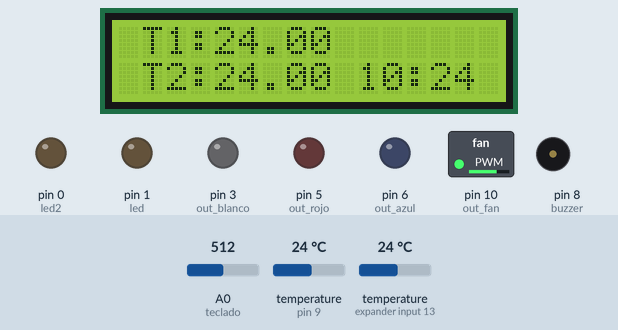
This sketch was run on a simulated Arduino Uno, built with avr-gcc and run on an emulated ATmega328P. Parts: 16×2 character LCD, switched loads named in the sketch (green lamp = pin HIGH), output pins drawn as LEDs (lit = HIGH), buzzer (waves = sounding, pin HIGH). Dashed ring = blinking. The test bench sets the inputs (shaded band); at power-on: A0 (teclado) = 512, temperature (sensors on expander input 13, pin 9) 24 °C. The local clock reads 2024-03-15 10:24:30 at power-on unless the sketch sets it; EEPROM starts erased.

Above: at 6.5 s.
6.6 s: A0 (teclado) set to 306
At 7.5 s:
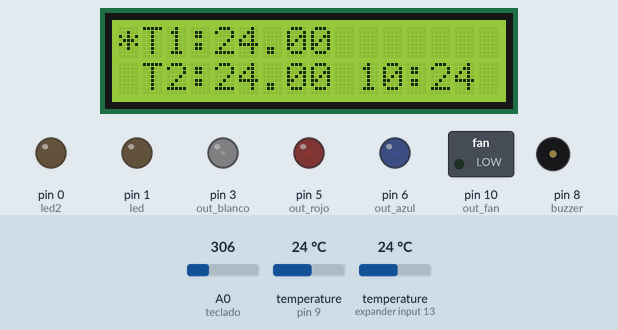
9.2 s: A0 (teclado) set to 716
At 10.2 s:
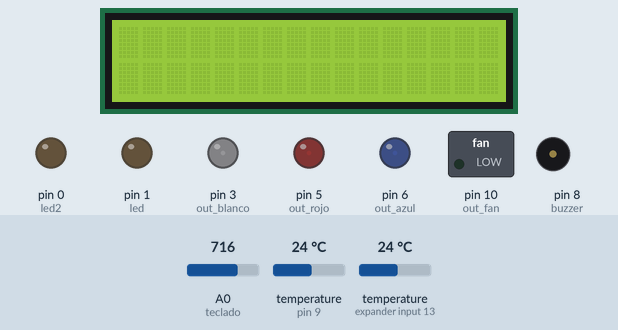
12.5 s: A0 (teclado) set to 409
14.6 s: A0 (teclado) set to 383
At 16.5 s:
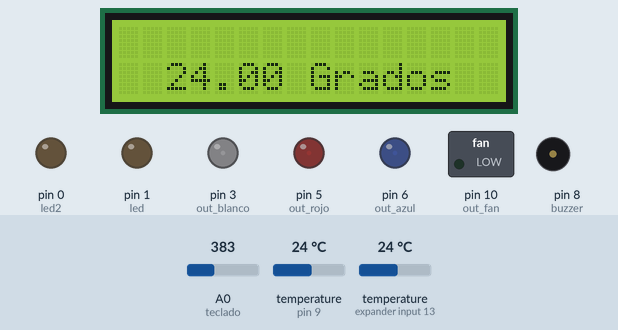
17.9 s: temperature (sensor on expander input 13) set to 23.4 °C
At 18.8 s:
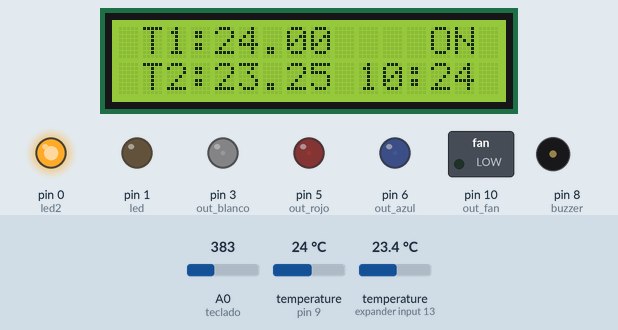
20.0 s: A0 (teclado) set to 511
At 20.79 s:
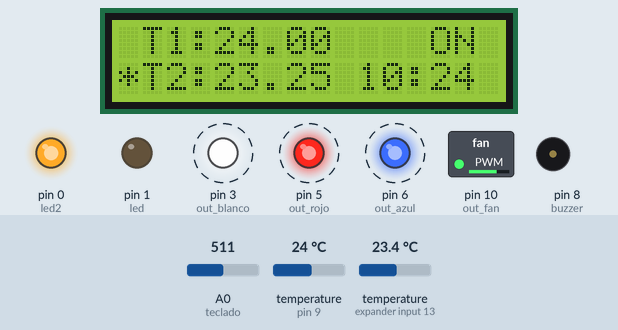
Timing chart, 0 to 23.0 s (numbered marks = the images above; inputs shaded):
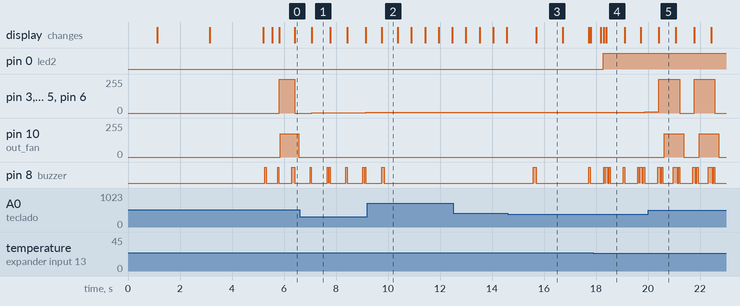

Measured:
- the behaviour switches between 400 and 399 on A0 (teclado) (found by bisection; images 2 and 3)
- the behaviour switches between 24 and 23.9 °C on temperature (sensor on expander input 13) (found by bisection; images 3 and 4)
- after the input at 6.6 s, pin 10 (out_fan): stops changing and stays 0/255; the display: changes after 0.47 s (image 1)
- after the input at 9.2 s, pin 3 (out_blanco), pin 5 (out_rojo), pin 6 (out_azul): stays 4/255 (without the input it goes to 5/255 after 0.61 s); the display: changes after 0.55 s (image 2)
- after the input at 14.6 s, pin 3 (out_blanco), pin 5 (out_rojo), pin 6 (out_azul): 4/255 → 5/255 after 3.2 s; pin 8 (buzzer): alternates HIGH for 0.08 s and LOW for 2.0 s, starting after 0.99 s; the display: changes after 1.1 s (image 3)
- after the input at 17.9 s, pin 0 (led2): LOW → HIGH after 0.39 s
- after the input at 20.0 s, pin 10 (out_fan): alternates 175/255 for 0.75 s and 0/255 for 0.60 s, starting after 0.62 s; the display: changes after 0.42 s (image 5)

The sketch:

dimeo.ino
```cpp
#include <Wire.h>
#include "RTClib.h"
RTC_DS3231 rtc;
#include <LCD.h>
#include <LiquidCrystal_I2C.h>
#include <OneWire.h> //biblioteca protocolo OneWire
#include <DallasTemperature.h> //Biblioteca sensor
#include<EEPROM.h>

LiquidCrystal_I2C lcd( 0x3F, 2, 1, 0, 4, 5, 6, 7, 3, POSITIVE ); //0x3F direccion I2C display, resto pines de funcinamiento del display(no variarlo) no tiene que ver con arduino, POSITIVE back light

// Pin donde se conecta el bus 1-Wire
const int pinDatosDQ = 9;//PIN DONDE SE CONECTAN LOS SENSORES

// Instancia a las clases OneWire y DallasTemperature
OneWire oneWireObjeto(pinDatosDQ);
DallasTemperature sensorDS18B20(&oneWireObjeto);

// Variables con las direcciones únicas de los 2 sensores DS18B20
DeviceAddress sensor1 = {0x28, 0xFF, 0x3E, 0xC7, 0x31, 0x17, 0x03, 0xC4}; //NUMERO DE SERIE 28FF3EC7311703C4
DeviceAddress sensor2 = {0x28, 0xFF, 0x23, 0x0A, 0x54, 0x17, 0x04, 0xE3};

const int out_blanco=3;  //Nombra out_blanco para pin 3
const int out_azul=6;
const int out_rojo=5;
const int out_fan=10; // Salida motor ventilador
int ciclo_blanco=0; // ciclo de trabajo WFM salida led
int ciclo_azul=0;
int ciclo_rojo=0;
int ciclo_fan=0;
long pulso=0;
int teclado = A0; // Pin A0 entrada teclado pulsadores
int key=0;
int MinActual=0;
float termo=0; // Variable con el valor real de temperatura
float termo2=0; // Variable con el valor real de temperatura
int buzzer=8; //Buzzer alarma
int temp_memo; // Variable para guardar el valor de temperatura objetivo en canal 1
int temp_memo2; // Variable para guardar el valor de temperatura objetivo en canal 2
int flag=0; //Bandera para desactivar buzzer  buzzer=LOW
int flag_led=0; //Bandera para activar luces de mantenimiento. 0 apagadas, 1 encendidas
int flag_display=0; //Bandera para mostrar dos capas de display
float temp; // Variable de conmutación del relé (LED Rojo)
float temp2; // Variable de conmutación del relé (LED Rojo)
int led=1; // LED de salida pin 1
int led2=0; // Led de salida2 en pin 0
int key_valor=0; //Variable para asignar un valor a cada tecla


//int a=0;
/////////////////////////////////////////////////////////////////////////////////////////////////////////

// Subprograma de alarma
void alarma()// Suena alarma
  {
    digitalWrite(buzzer,HIGH);
    delay(50);
    digitalWrite(buzzer,LOW);
    delay(50);
    digitalWrite(buzzer,HIGH);
    delay(50);
    digitalWrite(buzzer,LOW);
  }// Fin Subprograma de alarma

/////////////////////////////////////////////////////////////////////////////////////////////////////////
// Subprograma de temperatura
void temperatura()// Control de seleccion de temperatura del canal 1. Ajuste de umbral
  {
    lcd.clear();
    key_valor=0;
    digitalWrite(buzzer,HIGH);
    delay(100);
    digitalWrite(buzzer,LOW);
    delay(500);

    while(key_valor != 5) // Umbral de conmutación del relé (LED Rojo)

  {
    key=analogRead(teclado); //////////////////////////////////////////////////////////LEO LOS SWITCH DEL TECLADO
    if ((key>900) && (key<1024))key_valor=1;  /////////////////// UP
    if ((key>200) && (key<400)) key_valor=5; /////////////////////CENTER
    if (key<199)  key_valor=0; ///////////////////////////////////NO PUSH


    if (key_valor == 1)
      {
        temp = temp + 1; // Incrementos de  grados
      }

    if ((temp < 24) or (temp > 31))
      {
        temp = 24;
      }

    lcd.setCursor(2,0);
    lcd.print("AJUSTE TEMP1");
    lcd.setCursor(2,1);
    lcd.print("TEMP1:");
    lcd.print(temp);
    lcd.blink();
    delay(500);
  }

  digitalWrite(buzzer,HIGH);
  delay(100);
  digitalWrite(buzzer,LOW);
  lcd.clear();
  lcd.setCursor(2,1);
  lcd.noBlink();
  lcd.print(temp);
  lcd.print(" Grados");
  delay(1000);
  lcd.setCursor(0,1);
  lcd.print("TEMP MEMORIZADA");
  temp_memo=temp*100;
  EEPROM.put(0,temp_memo);
  delay(1000);
  lcd.clear();

} // Fin Subprograma de temperatura


// Subprograma de temperatura2
void temperatura2()// Control de seleccion de temperatura del canal 1. Ajuste de umbral
  {
    lcd.clear();
    key_valor=0;
    digitalWrite(buzzer,HIGH);
    delay(100);
    digitalWrite(buzzer,LOW);
    delay(500);

    while(key_valor != 5) // Umbral de conmutación del relé (LED Rojo)

  {
    key=analogRead(teclado); //////////////////////////////////////////////////////////LEO LOS SWITCH DEL TECLADO

    if ((key>700) && (key<900)) key_valor=2;  //lcd.print(key_valor);// DOWN
    if ((key>200) && (key<400)) key_valor=5;  //lcd.print(key_valor);//CENTER
    if (key<199)  key_valor=0;  //lcd.print(key_valor);//NO PUSH

    if (key_valor == 2)

      {
        temp2 = temp2 + 1; // Incrementos de  grados
      }

    if ((temp2 < 24) or (temp2 > 31))
      {
        temp2 = 24;
      }

    lcd.setCursor(2,0);
    lcd.print("AJUSTE TEMP2");
    lcd.setCursor(2,1);
    lcd.print("TEMP2:");
    lcd.print(temp2);
    lcd.blink();
    delay(500);
  }

  digitalWrite(buzzer,HIGH);
  delay(100);
  digitalWrite(buzzer,LOW);
  lcd.clear();
  lcd.setCursor(2,1);
  lcd.noBlink();
  lcd.print(temp2);
  lcd.print(" Grados");
  delay(1000);
  lcd.setCursor(0,1);
  lcd.print("TEMP MEMORIZADA");
  temp_memo2=temp2*100;
  EEPROM.put(10,temp_memo2);
  delay(1000);
  lcd.clear();

} // Fin Subprograma de temperatura2

// Subprograma activacion luces de mantenimiento
void mantenimiento()
 {
  flag_led=flag_led+1;
  digitalWrite(buzzer,HIGH);
  delay(50);
  digitalWrite(buzzer,LOW);
  lcd.setCursor(0,1);
  lcd.print("*"); //Indica que la alarma está silenciada.
  if (flag_led > 1)
   {
    flag_led=0;
    digitalWrite(buzzer,HIGH);
    delay(50);
    digitalWrite(buzzer,LOW);
    lcd.setCursor(0,1);
    lcd.print(" "); //Borro el indicador de alarma desactivada
   }
 if (flag_led==1)
  {
    ciclo_rojo = 254;
    analogWrite(out_rojo,ciclo_rojo);
    ciclo_blanco = 254;
    analogWrite(out_blanco,ciclo_blanco);
    ciclo_azul = 254;
    analogWrite(out_azul,ciclo_azul);
  }
else
{
  ciclo_rojo = 0;
  ciclo_blanco = 0;
  ciclo_azul = 0;
}
 }
// Fin Subprograma activacion luces de mantenimiento


void setup()
   {

  sensorDS18B20.begin(); // Iniciamos el bus 1-Wire
  sensorDS18B20.setResolution(sensor1, 10); // ajustamos la resolución del sensor a 10 bits. Puede ser 9, 10, 11 o 12   (0,5 ° C, 0,25 ° C, 0.125 ° C y 0,0625)
  sensorDS18B20.setResolution(sensor2, 10); // ajustamos la resolución del sensor a 10 bits. Puede ser 9, 10, 11 o 12   (Por defecto la resolucion es 12 bits. Se guarda en la eeprom del sensor)

  lcd.begin(16, 2);
  lcd.setCursor(2, 0);
  lcd.print("TERMOSTATO");
  lcd.setCursor(2, 1);
  lcd.print("ACUARIO Ver1");
  delay(1000);
  lcd.clear();

  lcd.setCursor(3, 0);
  lcd.print(sensorDS18B20.getDeviceCount()); //INTERROGO CUANTOS SENSORES HAY CONECTADOS Y LOS MUESTRO EN DISPLAY
  lcd.print(" SENSORES");
  lcd.setCursor(3, 1);
  lcd.print("ENCONTRADOS");
  delay(2000);
  lcd.clear();

  if (sensorDS18B20.getDeviceCount() == 2)

    {
     lcd.setCursor(4, 0);
    lcd.print("SENSORES");
     lcd.setCursor(7, 1);
     lcd.print("OK");
     delay(2000);
     lcd.clear();
    }

  else

    {
     lcd.setCursor(5, 0);
     lcd.print("ERROR");
     lcd.setCursor(4, 1);
     lcd.print("SENSORES");
     delay(2000);
     lcd.clear();
   }


    //Serial.begin(9600);
    //delay(3000); // wait for console opening

    if (! rtc.begin()) //No se porque, pero es necesario para pasar la hora a Arduino por el puerto serie
  {
    //Serial.println("Couldn't find RTC");
    while (1);
  }

    //USAR UNO DE ESTOS DOS COMANDOS PARA PONER EN HORA EL RTC. LUEGO COMPILAR DE NUEVO ANULANDO LA LINEA
    //rtc.adjust(DateTime(F(__DATE__), F(__TIME__))); //Ajusta la hora a la del PC en el momento de compilar
    //rtc.adjust(DateTime(2014, 1, 21, 9, 0, 55)); // Ajusta la hora a la indicada (año, mes, dia, hora, minuto, segundo)


    //Serial.begin(9600);
    Wire.begin();
    lcd.begin (16,2);    // Inicializar el display con 16 caraceres 2 lineas

/////////////////////////////////////////////////////////////ASIGNO VALORES A LOS PULSOS PWM POR SI HAY CORTE DE LUZ

DateTime now = rtc.now();
MinActual = now.hour()*60+now.minute();
//if ((MinActual >= 480) & (MinActual <= 659))////////////////////////////// Entre las 8:00 y 10:59
 // {
 //   ciclo_blanco=0;
//    ciclo_azul=0;
//    ciclo_rojo=0;
// }

if ((MinActual >= 660) & (MinActual <= 1439))////////////////////////////// Entre las 11:00 y 17:59
 {
   ciclo_blanco=250;
   ciclo_azul=220;
   ciclo_rojo=220;
 }
if ((MinActual >= 0) & (MinActual <= 479))////////////////////////////// Entre las 00:00 y 07:59
 {
   ciclo_blanco=0;
   ciclo_azul=25;
   ciclo_rojo=0;
 }


  digitalWrite(buzzer,HIGH);
  delay(50);
  digitalWrite(buzzer,LOW);

 EEPROM.get(0,temp_memo);//Leo el valor de la eeprom temperatura objetivo ajustada para canal 1
  temp=temp_memo/100;

 EEPROM.get(10,temp_memo2);//Leo el valor de la eeprom temperatura objetivo ajustada para canal 2
  temp2=temp_memo2/100;

  pinMode(led,OUTPUT);
  pinMode(led2,OUTPUT);
  digitalWrite(led,LOW);
  digitalWrite(led2,LOW);
  pinMode(buzzer,OUTPUT);
   digitalWrite(buzzer,HIGH);
  delay(50);
  digitalWrite(buzzer,LOW);

  pinMode (out_blanco, OUTPUT);  // configura out_blanco "pin3" como salida
  analogWrite(out_blanco,LOW);
  pinMode (out_azul, OUTPUT);  // configura out_azul "pin9" como salida
  analogWrite(out_azul,LOW);
  pinMode (out_rojo, OUTPUT);  // configura out_rojo "pin5" como salida
  analogWrite(out_rojo,LOW);
}
void loop()
{
  ///////////////////////////////////////////////////////CONTROL VELOCIDAD VENTILADOR
  ciclo_fan=ciclo_rojo;
  if (ciclo_rojo < 75) ciclo_fan=0;
  if (ciclo_rojo > 175) ciclo_fan=175;
  analogWrite(out_fan,ciclo_fan);

  if (ciclo_rojo < 0) ciclo_rojo=250;/////////////////////////////Cuando vuelvo de luz mantenimento, impido que el valor entre en negativo
  if (ciclo_blanco < 0) ciclo_blanco=250;
  if (ciclo_azul < 0) ciclo_azul=250;

  //pulso = pulseIn (7, HIGH); //////////////////////////////////////////////////////////////000000000

  // LECTURA DE LOS SENSORES
  sensorDS18B20.requestTemperatures();  // Mandamos comandos para toma de temperatura a los sensores
  termo=(sensorDS18B20.getTempC(sensor1)); //Igualo la variable con el valor leido del sensor
  termo2=(sensorDS18B20.getTempC(sensor2));

  /////////////////////////////////////////IMPRIMO LOS DATOS DE TEMPERATURA

 if ((termo > 0)&&(termo2 > 0))   // Imprimo si la temperatura es mayor a 0º. Por algun motivo los sensores aleatoriamente leen -127º

  {
   lcd.setCursor(1,0);
   lcd.print("T1:");
   lcd.print(termo);
   lcd.setCursor(1,1);
   lcd.print("T2:");
   lcd.print(termo2);
   lcd.setCursor(9,0);
   lcd.print(" ");
   lcd.setCursor(9,1);
   lcd.print(" ");
  }

  ////////////////////////////////////////IMPRIMO HORA DEL RELOJ
  DateTime now = rtc.now();
  lcd.setCursor ( 10, 1 );
  if (now.hour()<=9) lcd.print('0'); //Si es valor < a 9 pongo un cero para que los caracteres sean siempre de dos digitos 00:00
  lcd.print(now.hour(), DEC);
  lcd.print(':');
  if (now.minute()<=9) lcd.print('0');
  lcd.print(now.minute(), DEC);

  ///////////////////////////////////////////////////////////////////////////ACTIVO LAS SALIDAS DE LO CALENTADORES


 if ((termo < temp) && (termo > 0)) // Activacion rele calentador canal 1. Activo la salida si la temperatura es mayor a 0º. Por algun motivo los sensores aleatoriamente leen -127º

   {
    digitalWrite(led,HIGH);
    lcd.setCursor(10,0);
    lcd.print("ON");

   }

 if (termo >= temp)// Desactivacion rele calentador canal 1

   {
    digitalWrite(led,LOW);
    lcd.setCursor(10,0);
    lcd.print("  ");
    delay (100);
   }

 if ((termo2 < temp2) && (termo2 > 0)) // Activacion rele calentador canal 2. Activo la salida si la temperatura es mayor a 0º. Por algun motivo los sensores aleatoriamente leen -127º

   {
    digitalWrite(led2,HIGH);
    lcd.setCursor(13,0);
    lcd.print("ON");
   }

 if (termo2 >= temp2)// Desactivacion rele claentador canal 2

   {
    digitalWrite(led2,LOW);
    lcd.setCursor(13,0);
    lcd.print("  ");
    delay (100);
   }

key=analogRead(teclado); ///////////////////////////////////////////////////////// LEO LOS SWITCH DEL TECLADO
if ((key>900) && (key<1024))  //////////////////////////////////////////////////// UP
{
  temperatura(); //VOY A SUBRUTINA DE TEMPERATURA
}
if ((key>700) && (key<900))  ///////////////////////////////////////////////////// DOWN
{
  temperatura2(); //VOY A SUBRUTINA DE TEMPERATURA2
}

//if ((key>550) && (key<700))// key_valor=3; ///////////////////////////////////////// RIGHT

if ((key>400) && (key<550)) //key_valor=4; ///////////////////////////////////////// LEFT
{
mantenimiento();
}
if ((key>200) && (key<400))  /////////////////////////////////////////////////////// CENTER
 {
  flag=flag+1;
  digitalWrite(buzzer,HIGH);
  delay(50);
  digitalWrite(buzzer,LOW);
  lcd.setCursor(0,0);
  lcd.print("*"); //Indica que la alarma está silenciada.
  delay(10);
  if (flag > 1)
   {
    flag=0;
    digitalWrite(buzzer,HIGH);
    delay(50);
    digitalWrite(buzzer,LOW);
    lcd.setCursor(0,0);
    lcd.print(" "); //Borro el indicador de alarma desactivada
   }
 }
if (key<199)  key_valor=0; //////////////////////////////////////////////////////////NO PUSH


 if ((termo >0) && (termo <24) && (flag==0)) {alarma();} //termo>0 es porque a veces los sensores leen -127º. Asi cuando lee el error no suena la alarma
 if ((termo <24) && (flag==1)) {digitalWrite(buzzer,LOW);}
 if ((termo >31) && (flag==0)) {alarma();}
 if ((termo >31) && (flag==1)) {digitalWrite(buzzer,LOW);}
 if ((termo >=24) && (termo<=31)) {digitalWrite(buzzer,LOW);}

 if ((termo2 >0) && (termo2 <24) && (flag==0)) {alarma();}  //termo2>0 es porque a veces los sensores leen -127º. Asi cuando lee el error no suena la alarma
 if ((termo2 <24) && (flag==1)) {digitalWrite(buzzer,LOW);}
 if ((termo2 >31) && (flag==0)) {alarma();}
 if ((termo2 >31) && (flag==1)) {digitalWrite(buzzer,LOW);}
 if ((termo2 >=24) && (termo<=31)) {digitalWrite(buzzer,LOW);}


///////////////////////////////////////////////////////////////////////////COMIENZA CICLO ILUMINACION
MinActual = now.hour()*60+now.minute();///////////////////////////////////CONVIERTO LA HORA A MINUTOS PARA OPERAR MEJOR
if ((MinActual >= 480) & (MinActual <= 509) & (flag_led==0))////////////////////////////// Entre las 8:00 y 8:29
  {
      ciclo_azul = 0;
      analogWrite(out_azul,ciclo_azul);
      if (ciclo_rojo != 20)analogWrite(out_rojo,ciclo_rojo), ciclo_rojo++;
      if (ciclo_blanco != 10) analogWrite(out_blanco,ciclo_blanco), ciclo_blanco++;
      delay(100);
  }
if ((MinActual >= 510) & (MinActual <= 539) & (flag_led==0))////////////////////////////// Entre las 8:30 y 8:59
  {
      if (ciclo_rojo != 25) analogWrite(out_rojo,ciclo_rojo), ciclo_rojo++;
      if (ciclo_blanco != 25) analogWrite(out_blanco,ciclo_blanco), ciclo_blanco++;
      if (ciclo_azul != 10) analogWrite(out_azul,ciclo_azul),ciclo_azul++;
      delay(100);
  }
if ((MinActual >= 540) & (MinActual <= 569) & (flag_led==0))////////////////////////////// Entre las 9:00 y 9:29
  {
      if (ciclo_rojo != 35) analogWrite(out_rojo,ciclo_rojo), ciclo_rojo++;
      if (ciclo_blanco != 35) analogWrite(out_blanco,ciclo_blanco), ciclo_blanco++;
      if (ciclo_azul != 35) analogWrite(out_azul,ciclo_azul),ciclo_azul++;
      delay(100);
  }
if ((MinActual >= 570) & (MinActual <= 599) & (flag_led==0))////////////////////////////// Entre las 9:30 y 9:59
  {
      if (ciclo_rojo != 60) analogWrite(out_rojo,ciclo_rojo), ciclo_rojo++;
      if (ciclo_blanco != 60) analogWrite(out_blanco,ciclo_blanco), ciclo_blanco++;
      if (ciclo_azul != 60) analogWrite(out_azul,ciclo_azul),ciclo_azul++;
      delay(100);
  }
if ((MinActual >= 600) & (MinActual <= 659) & (flag_led==0))////////////////////////////// Entre las 10:00 y 10:59
  {
      if (ciclo_rojo != 100) analogWrite(out_rojo,ciclo_rojo), ciclo_rojo++;
      if (ciclo_blanco != 100) analogWrite(out_blanco,ciclo_blanco), ciclo_blanco++;
      if (ciclo_azul != 100) analogWrite(out_azul,ciclo_azul),ciclo_azul++;
      delay(100);
  }
if ((MinActual >= 660) & (MinActual <= 1079) & (flag_led==0))////////////////////////////// Entre las 11:00 y 17:59
  {
      if (ciclo_rojo != 225) analogWrite(out_rojo,ciclo_rojo), ciclo_rojo++;
      if (ciclo_blanco != 255) analogWrite(out_blanco,ciclo_blanco), ciclo_blanco++;
      if (ciclo_azul != 225) analogWrite(out_azul,ciclo_azul),ciclo_azul++;
      delay(100);
  }
if ((MinActual >= 1080) & (MinActual <= 1139) & (flag_led==0))////////////////////////////// Entre las 18:00 y 18:59
  {
      if (ciclo_rojo != 150) analogWrite(out_rojo,ciclo_rojo), ciclo_rojo--;
      if (ciclo_blanco != 150) analogWrite(out_blanco,ciclo_blanco), ciclo_blanco--;
      if (ciclo_azul != 150) analogWrite(out_azul,ciclo_azul),ciclo_azul--;
      delay(100);
  }
if ((MinActual >= 1140) & (MinActual <= 1169) & (flag_led==0))////////////////////////////// Entre las 19:00 y 19:29
  {
      if (ciclo_rojo != 125) analogWrite(out_rojo,ciclo_rojo), ciclo_rojo--;
      if (ciclo_blanco != 125) analogWrite(out_blanco,ciclo_blanco), ciclo_blanco--;
      if (ciclo_azul != 125) analogWrite(out_azul,ciclo_azul),ciclo_azul--;
      delay(100);
  }
if ((MinActual >= 1170) & (MinActual <= 1199) & (flag_led==0))////////////////////////////// Entre las 19:30 Y 19:50
  {
      if (ciclo_rojo != 110) analogWrite(out_rojo,ciclo_rojo), ciclo_rojo--;
      if (ciclo_blanco != 110) analogWrite(out_blanco,ciclo_blanco), ciclo_blanco--;
      if (ciclo_azul != 110) analogWrite(out_azul,ciclo_azul),ciclo_azul--;
      delay(100);
  }
if ((MinActual >= 1200) & (MinActual <= 1229) & (flag_led==0))////////////////////////////// Entre las 20:00 y 20:29
  {
      if (ciclo_rojo != 100) analogWrite(out_rojo,ciclo_rojo), ciclo_rojo--;
      if (ciclo_blanco != 100) analogWrite(out_blanco,ciclo_blanco), ciclo_blanco--;
      if (ciclo_azul != 100) analogWrite(out_azul,ciclo_azul),ciclo_azul--;
      delay(100);
  }
if ((MinActual >= 1230) & (MinActual <= 1259) & (flag_led==0))////////////////////////////// Entre las 20:30 y 20:59
  {
      if (ciclo_rojo != 100) analogWrite(out_rojo,ciclo_rojo), ciclo_rojo--;
      if (ciclo_blanco != 80) analogWrite(out_blanco,ciclo_blanco), ciclo_blanco--;
      if (ciclo_azul != 80) analogWrite(out_azul,ciclo_azul),ciclo_azul--;
      delay(100);
  }
if ((MinActual >= 1260) & (MinActual <= 1289) & (flag_led==0))////////////////////////////// Entre las 21:00 Y 21:29
  {
      if (ciclo_rojo != 90) analogWrite(out_rojo,ciclo_rojo), ciclo_rojo--;
      if (ciclo_blanco !=70 ) analogWrite(out_blanco,ciclo_blanco), ciclo_blanco--;
      if (ciclo_azul != 70) analogWrite(out_azul,ciclo_azul),ciclo_azul--;
      delay(100);
  }
if ((MinActual >= 1290) & (MinActual <= 1319) & (flag_led==0))////////////////////////////// Entre las 21:30 y 21:59
  {
      if (ciclo_rojo != 70) analogWrite(out_rojo,ciclo_rojo), ciclo_rojo--;
      if (ciclo_blanco != 50) analogWrite(out_blanco,ciclo_blanco), ciclo_blanco--;
      if (ciclo_azul != 50) analogWrite(out_azul,ciclo_azul),ciclo_azul--;
      delay(100);
  }
if ((MinActual >= 1320) & (MinActual <= 1379) & (flag_led==0))////////////////////////////// Entre las 22:00 y 22:59
  {
      if (ciclo_rojo != 50) analogWrite(out_rojo,ciclo_rojo), ciclo_rojo--;
      if (ciclo_blanco != 40) analogWrite(out_blanco,ciclo_blanco), ciclo_blanco--;
      if (ciclo_azul != 40) analogWrite(out_azul,ciclo_azul),ciclo_azul--;
      delay(100);
  }
if ((MinActual >= 1380) & (MinActual <= 1439) & (flag_led==0))////////////////////////////// Entre las 23:00 y 00:00
  {
      if (ciclo_rojo != 25) analogWrite(out_rojo,ciclo_rojo), ciclo_rojo--;
      if (ciclo_blanco != 25) analogWrite(out_blanco,ciclo_blanco), ciclo_blanco--;
      if (ciclo_azul != 30) analogWrite(out_azul,ciclo_azul),ciclo_azul--;
      delay(100);
  }
if ((MinActual >= 0) & (MinActual <= 60) & (flag_led==0))////////////////////////////// Entre las 00:01 y 01:00
  {
      if (ciclo_rojo != 0) analogWrite(out_rojo,ciclo_rojo), ciclo_rojo--;
      if (ciclo_blanco != 0) analogWrite(out_blanco,ciclo_blanco), ciclo_blanco--;
      if (ciclo_azul != 25) analogWrite(out_azul,ciclo_azul),ciclo_azul--;
      delay(100);
  }
if ((MinActual >= 61) & (MinActual <= 479) & (flag_led==0))////////////////////////////// Entre las 01:01 y 07:59
  {
      //if (ciclo_rojo != 0) analogWrite(out_rojo,ciclo_rojo), ciclo_rojo--;
      // if (ciclo_blanco != 0) analogWrite(out_blanco,ciclo_blanco), ciclo_blanco--;
      ciclo_rojo = 0;
      analogWrite(out_rojo,ciclo_rojo);
      ciclo_blanco = 0;
      analogWrite(out_blanco,ciclo_blanco);
      if (ciclo_azul != 10) analogWrite(out_azul,ciclo_azul),ciclo_azul--;
      delay(100);
  }
delay(50);
}
```
